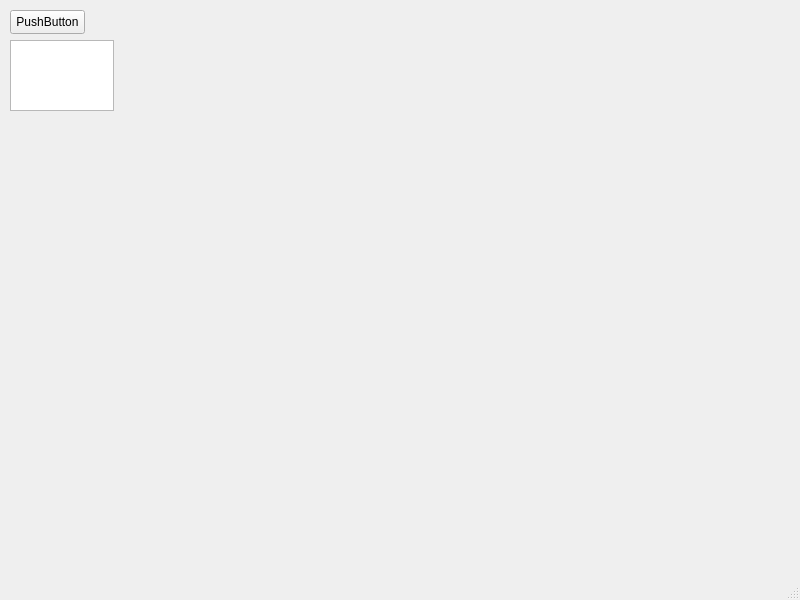
<?xml version="1.0" encoding="UTF-8"?>
<ui version="4.0">
 <class>MainWindow</class>
 <widget class="QMainWindow" name="MainWindow">
  <property name="geometry">
   <rect>
    <x>0</x>
    <y>0</y>
    <width>800</width>
    <height>600</height>
   </rect>
  </property>
  <property name="windowTitle">
   <string>MainWindow</string>
  </property>
  <widget class="QWidget" name="centralwidget">
   <widget class="QPushButton" name="btnGetCar">
    <property name="geometry">
     <rect>
      <x>10</x>
      <y>10</y>
      <width>75</width>
      <height>24</height>
     </rect>
    </property>
    <property name="text">
     <string>PushButton</string>
    </property>
   </widget>
   <widget class="QTextEdit" name="textCar">
    <property name="geometry">
     <rect>
      <x>10</x>
      <y>40</y>
      <width>104</width>
      <height>71</height>
     </rect>
    </property>
   </widget>
  </widget>
  <widget class="QMenuBar" name="menubar">
   <property name="geometry">
    <rect>
     <x>0</x>
     <y>0</y>
     <width>800</width>
     <height>22</height>
    </rect>
   </property>
  </widget>
  <widget class="QStatusBar" name="statusbar"/>
 </widget>
 <resources/>
 <connections/>
</ui>
